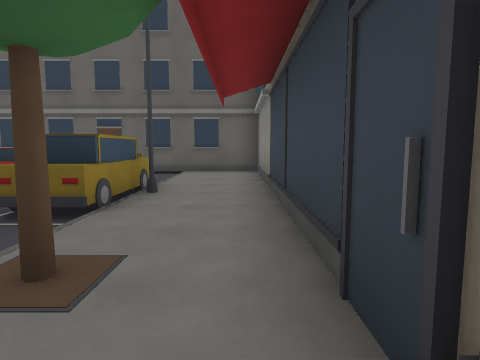
[1] (above)

16 first-person views from a walk through a Godot game level. The camera is 1.3 m above the floor, tilts 6° down and sees 75° across. The floor is counted in squares, 2 m on a side. Each view is taken from the middle of a square. On the plan, view 1 faces up. The plan holds only what a view shows up to about 10 squares ahead; the rest is blank. The place goes on beyond the plan.

[2]
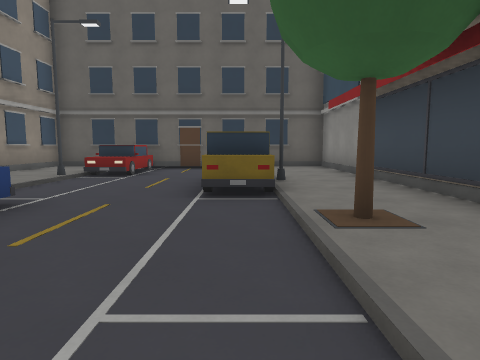

[3]
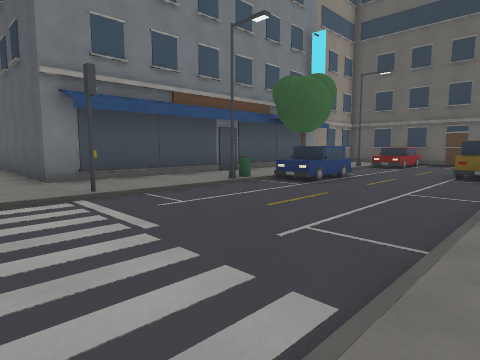

[4]
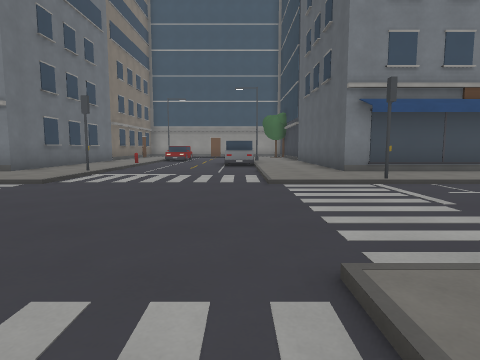

[5]
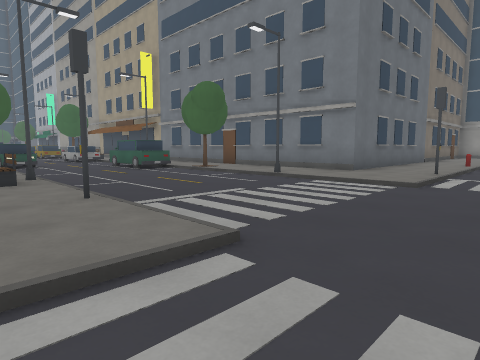

[6]
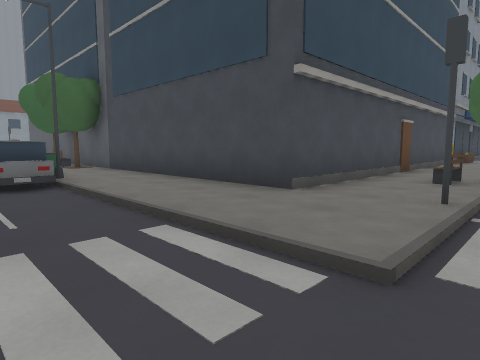

[7]
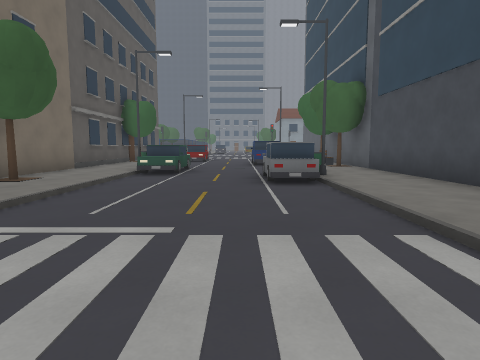

[8]
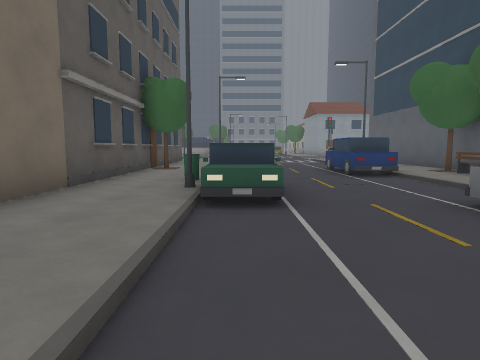

[9]
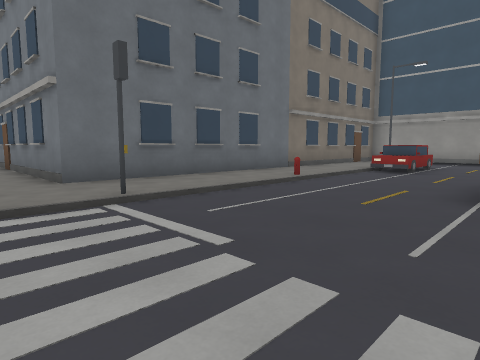

[10]
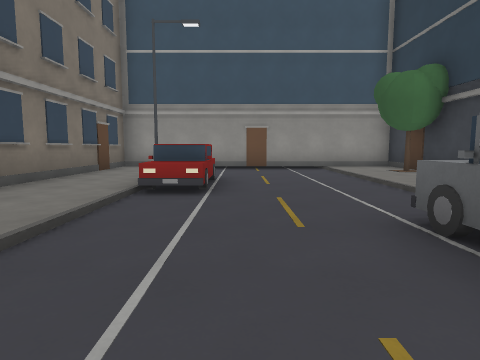

[11]
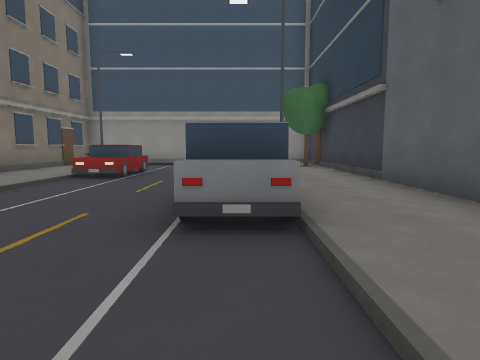

[12]
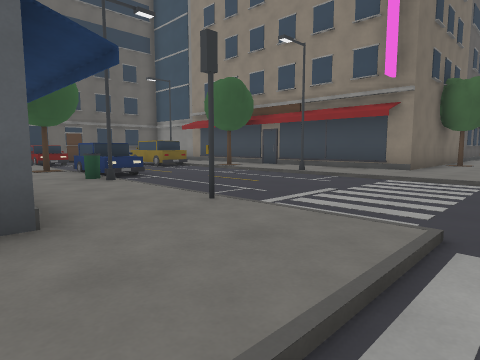

[13]
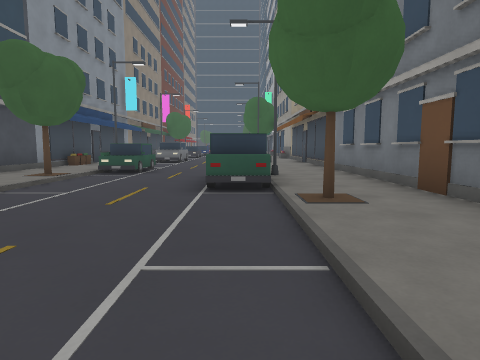

[14]
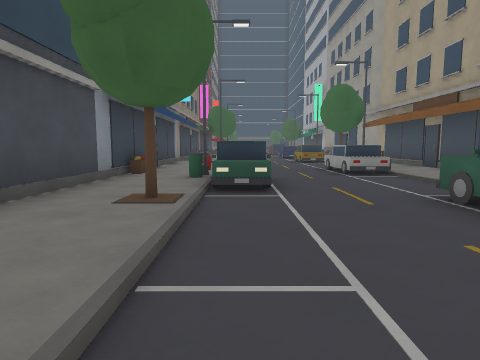

[15]
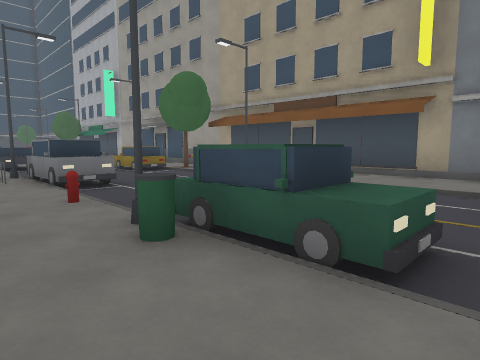

[16]
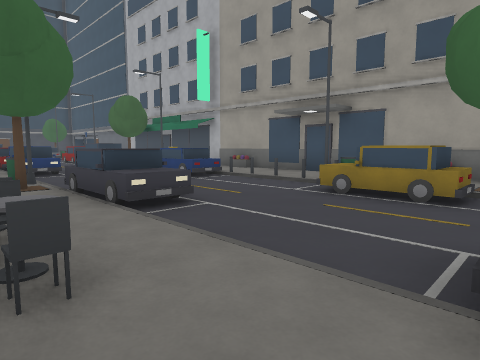

### Floor plan
Points are (right, up) in squares from view 1. A wall is a line through its corners. A room is listed if a view was taken in it or the views show most of it. See-through windows are left out.
Room 1 (views 1, 2, 3, 4, 5, 6, 7, 8, 9, 10, 11, 12, 13, 14, 15, 16)
walls: (0.5, -25.1) (0.5, -11.5) (12.1, -11.5); (-7.5, 2.8) (-7.5, -3.5) (-19.5, -3.5) (-19.5, -11.5) (-7.5, -11.5) (-7.5, -25.8); (-7.5, -27.9) (-7.5, -33.8); (12, -3.5) (0.5, -3.5) (0.5, 8.5) (-7.5, 8.5) (-7.5, 6.1)
ways out: closed door at (-19, -7.5); closed door at (-18, -11); closed door at (-7, -31.5); closed door at (-7, -24); closed door at (-7, -16); closed door at (-7, 1); closed door at (-3.5, 8); closed door at (0, -24); closed door at (0, -16); closed door at (0, 1); closed door at (11, -4)
objects: tree (-18, -4); streetlight (-17, -10) to (-16, -10); car (-16, -9) to (-15, -9); streetlight (-14, -5) to (-13, -5); other object (-12, -10); car (-12, -6) to (-11, -6); other object (-8, -11); pole (-8, -10); other object (-7, -30); other object (-6, -33); other object (-6, -32); other object (-6, -31); streetlight (-6, -30); other object (-6, -29); tree (-6, -28); other object (-6, -24); streetlight (-6, -19) to (-6, -18); tree (-6, -16); streetlight (-6, -13) to (-6, -12); other object (-6, -4); pole (-6, -3); bin (-6, -1); streetlight (-6, 0); tree (-6, 2); streetlight (-6, 5) to (-6, 6); car (-5, -35) to (-5, -34); car (-5, -29) to (-5, -28); car (-5, -24) to (-5, -23); car (-5, -19) to (-5, -17); car (-5, 2); car (-5, 6) to (-5, 8); car (-2, -38) to (-2, -37); car (-2, -33) to (-2, -31); car (-2, -27) to (-2, -25); car (-2, -21); car (-2, 3) to (-2, 5); bin (-1, -34); tree (-1, -33); streetlight (-1, -27); hydrant (-1, -23); bin (-1, -22); streetlight (-1, -21); tree (-1, -19); bench (-1, -15); streetlight (-1, -14); pole (-1, -12); streetlight (-1, -2) to (-1, -1); tree (-1, 1); streetlight (-1, 4) to (-1, 5); other object (0, -30); chair (0, -29); other object (0, -22); tree (3, -4); car (4, -9) to (5, -9); other object (5, -10); car (6, -6) to (7, -6); tree (7, -11); bin (7, -5); bench (8, -11); tree (9, -11); car (9, -9) to (11, -9); tree (10, -4); streetlight (11, -10) to (12, -10)

Where each view was taken, in squares from view 1:
view 1: 0 up, 0 right, facing up
view 2: 1 down, 2 left, facing up
view 3: 5 down, 1 left, facing up-left
view 4: 6 down, 0 right, facing left
view 5: 8 down, 0 right, facing down-left
view 6: 8 down, 2 left, facing down-right
view 7: 8 down, 2 left, facing right
view 8: 6 down, 2 right, facing right
view 9: 6 down, 6 left, facing down-left
view 10: 8 down, 10 left, facing left
view 11: 6 down, 8 left, facing left
view 12: 6 down, 8 left, facing up-right
view 13: 12 down, 5 left, facing down
view 14: 15 down, 2 left, facing down
view 15: 19 down, 0 right, facing down-left
view 16: 27 down, 0 right, facing down-left
